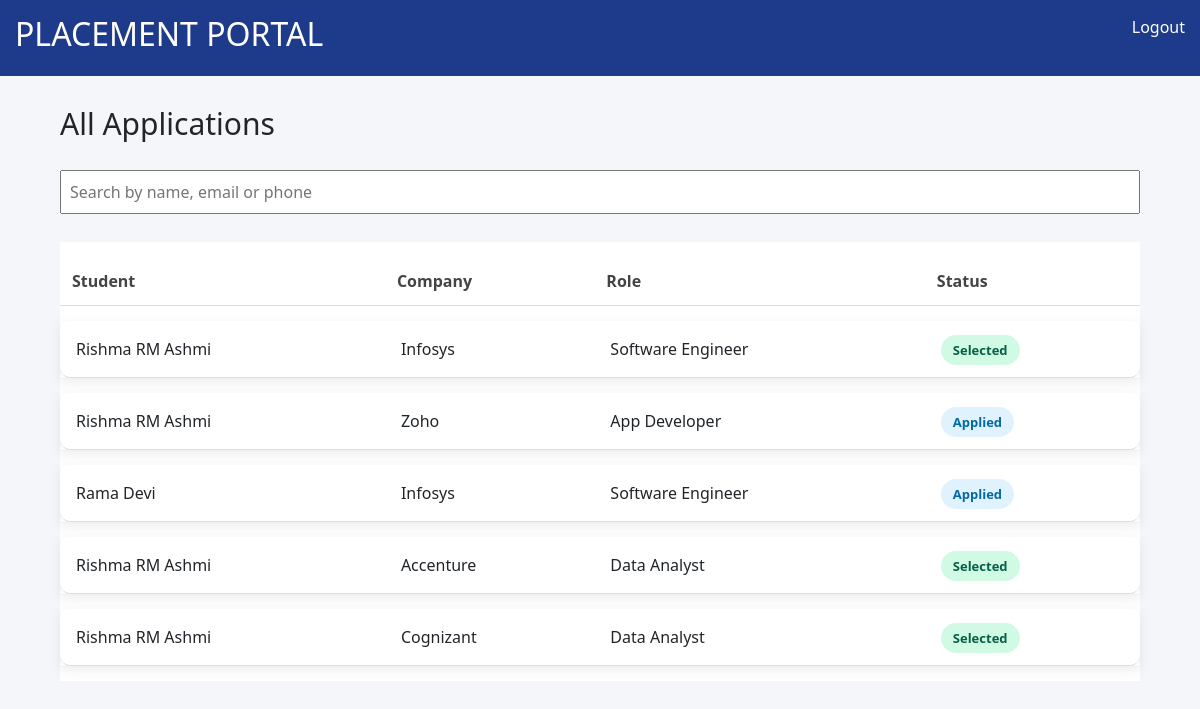
Screenshot of /admin/applications (signed in) with the database file from the repository.
### models.py (models this page shows)
class Application(db.Model):
    id=db.Column(db.Integer, primary_key=True)
    status=db.Column(db.String(50), default="Applied")
    applied_on=db.Column(db.DateTime, default=datetime.utcnow)
    student_id=db.Column(db.Integer, db.ForeignKey('student.id'))
    drive_id=db.Column(db.Integer, db.ForeignKey('drive.id'))

class Student(UserMixin, db.Model):
    id=db.Column(db.Integer, primary_key=True)
    name=db.Column(db.String(100))
    email=db.Column(db.String(100), unique=True)
    password=db.Column(db.String(200))
    department=db.Column(db.String(100))
    contact=db.Column(db.String(20))
    cgpa=db.Column(db.Float)
    resume=db.Column(db.String(200))
    active=db.Column(db.Boolean, default=True)
    applications=db.relationship('Application', backref='student', lazy=True)

class Company(UserMixin, db.Model):
    id=db.Column(db.Integer, primary_key=True)
    name=db.Column(db.String(100))
    email=db.Column(db.String(100), unique=True)
    password=db.Column(db.String(200))
    website=db.Column(db.String(255))
    location=db.Column(db.String(100))
    hr_contact=db.Column(db.String(100))
    approved=db.Column(db.Boolean, default=False)
    active=db.Column(db.Boolean, default=True)
    drives=db.relationship('Drive', backref='company', lazy=True)

class Drive(db.Model):
    id=db.Column(db.Integer, primary_key=True)
    role=db.Column(db.String(100))
    eligibility=db.Column(db.Text)
    ctc=db.Column(db.String(50))
    deadline=db.Column(db.Date)
    description=db.Column(db.Text)
    approved=db.Column(db.Boolean, default=False)
    closed=db.Column(db.Boolean, default=False)
    company_id=db.Column(db.Integer, db.ForeignKey('company.id'))
    applications=db.relationship('Application', backref='drive', lazy=True)

### app.py (the view)
@app.route("/admin/applications")
@login_required
def view_applications():
    search=request.args.get("search")
    query=Application.query.join(Student)
    if search:
        query=query.filter(
            (Student.name.contains(search)) |
            (Student.email.contains(search)) |
            (Student.contact.contains(search))
        )
    applications=query.all()
    return render_template("admin/applications.html",
                           applications=applications)

### app.py (called while the page is built)
@login_manager.user_loader
def load_user(user_id):
    role=session.get("role")
    if role=="admin":
        return Admin.query.get(int(user_id))
    elif role=="student":
        return Student.query.get(int(user_id))
    elif role=="company":
        return Company.query.get(int(user_id))
    return None

### templates/admin/applications.html
{% extends 'base.html' %}
{% block content %}
<h2 class="page-title">All Applications</h2>
<form method="GET" style="margin-bottom:20px;">
    <input type="text" name="search" placeholder="Search by name, email or phone">
</form>
<table class="modern-table">
    <thead>
        <tr>
            <th>Student</th>
            <th>Company</th>
            <th>Role</th>
            <th>Status</th>
        </tr>
    </thead>
    <tbody>
        {% for a in applications %}
        <tr>
            <td>{{ a.student.name }}</td>
            <td>{{ a.drive.company.name }}</td>
            <td>{{ a.drive.role }}</td>
            <td>
                <span class="status-badge {{ a.status|lower }}">
                    {{ a.status }}
                </span>
            </td>
        </tr>
        {% endfor %}
    </tbody>
</table>
{% endblock %}

### static/style.css (style rules this page uses)
body { font-family: Arial; margin: 0; background: #f4f6f9; }
input, select, textarea, button { width: 100%; margin: 8px 0; padding: 8px; }
table { width: 100%; background: white; border-collapse: collapse; margin-top: 20px; }
th, td { padding: 10px; border-bottom: 1px solid #ddd; }
body { background: #f4f6f9; font-family: 'Segoe UI', sans-serif; }
.page-title { margin-bottom: 20px; font-size: 30px; }
.status-badge { padding: 6px 12px; border-radius: 20px; font-size: 13px; font-weight: 600; }
.status-badge.applied { background: #e0f2fe; color: #0369a1; }
.status-badge.selected { background: #d1fae5; color: #065f46; }
.modern-table { width: 100%; border-collapse: separate; border-spacing: 0 15px; margin-top: 20px; }
.modern-table thead th { text-align: left; padding: 12px; font-weight: 600; color: #444; }
.modern-table tbody tr { background: white; box-shadow: 0 4px 12px rgba(0,0,0,0.08); transition: 0.2s; }
.modern-table td { padding: 16px; }
.modern-table td:first-child { border-radius: 10px 0 0 10px; }
.modern-table td:last-child { border-radius: 0 10px 10px 0; }

### rows the page displays
Application: student.name "Rishma RM Ashmi", drive.company.name "Infosys", drive.role "Software Engineer", status "Selected"
Application: student.name "Rishma RM Ashmi", drive.company.name "Zoho", drive.role "App Developer", status "Applied"
Application: student.name "Rama Devi", drive.company.name "Infosys", drive.role "Software Engineer", status "Applied"
Application: student.name "Rishma RM Ashmi", drive.company.name "Accenture", drive.role "Data Analyst", status "Selected"
Application: student.name "Rishma RM Ashmi", drive.company.name "Cognizant", drive.role "Data Analyst", status "Selected"
